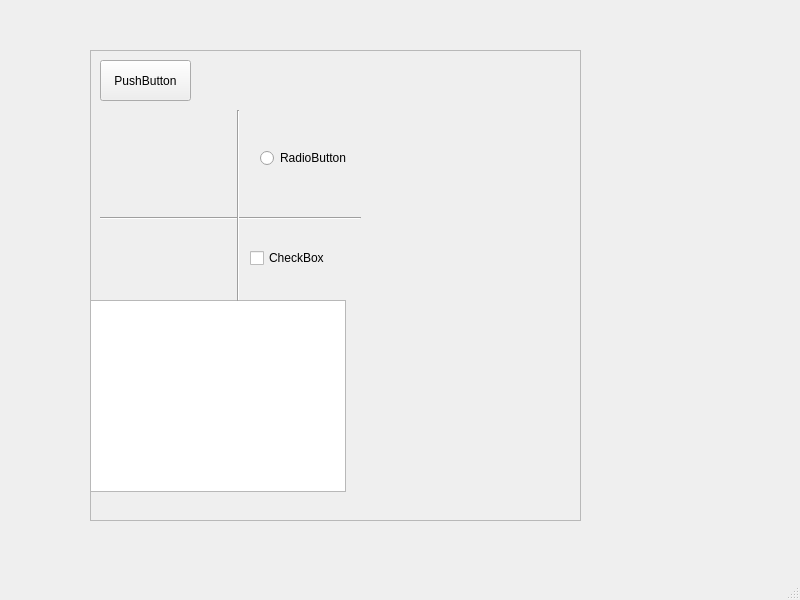
<?xml version="1.0" encoding="UTF-8"?>
<ui version="4.0">
 <class>MainWindow</class>
 <widget class="QMainWindow" name="MainWindow">
  <property name="geometry">
   <rect>
    <x>0</x>
    <y>0</y>
    <width>800</width>
    <height>600</height>
   </rect>
  </property>
  <property name="windowTitle">
   <string>MainWindow</string>
  </property>
  <widget class="QWidget" name="centralwidget">
   <widget class="QFrame" name="frame">
    <property name="geometry">
     <rect>
      <x>90</x>
      <y>50</y>
      <width>491</width>
      <height>471</height>
     </rect>
    </property>
    <property name="frameShape">
     <enum>QFrame::StyledPanel</enum>
    </property>
    <property name="frameShadow">
     <enum>QFrame::Raised</enum>
    </property>
    <widget class="QPushButton" name="pushButton">
     <property name="geometry">
      <rect>
       <x>10</x>
       <y>10</y>
       <width>91</width>
       <height>41</height>
      </rect>
     </property>
     <property name="text">
      <string>PushButton</string>
     </property>
    </widget>
    <widget class="QRadioButton" name="radioButton">
     <property name="geometry">
      <rect>
       <x>170</x>
       <y>100</y>
       <width>89</width>
       <height>16</height>
      </rect>
     </property>
     <property name="text">
      <string>RadioButton</string>
     </property>
    </widget>
    <widget class="QCheckBox" name="checkBox">
     <property name="geometry">
      <rect>
       <x>160</x>
       <y>200</y>
       <width>111</width>
       <height>16</height>
      </rect>
     </property>
     <property name="text">
      <string>CheckBox</string>
     </property>
    </widget>
    <widget class="QTreeView" name="treeView">
     <property name="geometry">
      <rect>
       <x>0</x>
       <y>250</y>
       <width>256</width>
       <height>192</height>
      </rect>
     </property>
    </widget>
    <widget class="Line" name="line">
     <property name="geometry">
      <rect>
       <x>10</x>
       <y>160</y>
       <width>261</width>
       <height>16</height>
      </rect>
     </property>
     <property name="orientation">
      <enum>Qt::Horizontal</enum>
     </property>
    </widget>
    <widget class="Line" name="line_2">
     <property name="geometry">
      <rect>
       <x>140</x>
       <y>60</y>
       <width>16</width>
       <height>191</height>
      </rect>
     </property>
     <property name="orientation">
      <enum>Qt::Vertical</enum>
     </property>
    </widget>
   </widget>
  </widget>
  <widget class="QMenuBar" name="menubar">
   <property name="geometry">
    <rect>
     <x>0</x>
     <y>0</y>
     <width>800</width>
     <height>23</height>
    </rect>
   </property>
  </widget>
  <widget class="QStatusBar" name="statusbar"/>
 </widget>
 <resources/>
 <connections/>
</ui>
